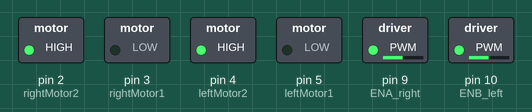
Simulated run of this sketch. Board: Arduino Uno, built with avr-gcc and run on an emulated ATmega328P. On the bench: switched loads named in the sketch (green lamp = pin HIGH).

Above: at 0.05 s.
At 3.95 s:
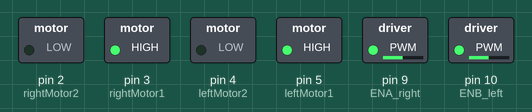
At 5.95 s:
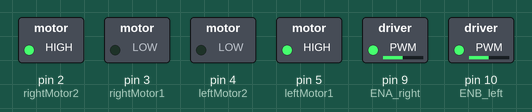
At 7.95 s:
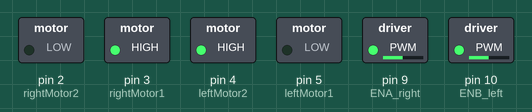
Timing chart, 0 to 9.2 s (numbered marks = the images above):
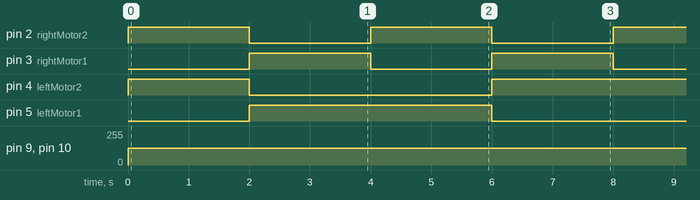

The sketch:

motor_control_Hbridge.ino
```cpp
/*
   ME 545 Lab 6
   Testing DC motor control with H-Bridge
*/

// Motor pins
const int leftMotor1 = 5; // OUT 1 pin, GND
const int leftMotor2 = 4; // OUT 2 pin, POWER

const int rightMotor1 = 3; // OUT 3 pin, POWER
const int rightMotor2 = 2; // OUT 4 pin, GND

const int ENB_left = 10; // PWN pin to control left motor speed
const int ENA_right = 9; // PWM pin to control right motor speed

// Motor variables
const int spd = 125;

void setup() {
  Serial.begin(9600);
  // set motor pin modes
  pinMode(leftMotor1, OUTPUT);
  pinMode(leftMotor2, OUTPUT);
  pinMode(rightMotor1, OUTPUT);
  pinMode(rightMotor2, OUTPUT);
}

void loop() {
  // move both motors forward
  digitalWrite(leftMotor1, LOW);
  digitalWrite(leftMotor2, HIGH);
  digitalWrite(rightMotor1, LOW);
  digitalWrite(rightMotor2, HIGH);
  analogWrite(ENB_left, spd);
  analogWrite(ENA_right, spd);

  delay(2000); // wait for a second

  // move both motors backward
  digitalWrite(leftMotor1, HIGH);
  digitalWrite(leftMotor2, LOW);
  digitalWrite(rightMotor1, HIGH);
  digitalWrite(rightMotor2, LOW);
  analogWrite(ENB_left, spd);
  analogWrite(ENA_right, spd);

  delay(2000);

  // turn left
  digitalWrite(leftMotor1, HIGH);
  digitalWrite(leftMotor2, LOW);
  digitalWrite(rightMotor1, LOW);
  digitalWrite(rightMotor2, HIGH);
  analogWrite(ENB_left, spd);
  analogWrite(ENA_right, spd);

  delay(2000);

  // turn right
  digitalWrite(leftMotor1, LOW);
  digitalWrite(leftMotor2, HIGH);
  digitalWrite(rightMotor1, HIGH);
  digitalWrite(rightMotor2, LOW);
  analogWrite(ENB_left, spd);
  analogWrite(ENA_right, spd);


  delay(2000);

}
```

Measured:
- by itself, pin 2 (rightMotor2), pin 3 (rightMotor1): alternates HIGH for 2.0 s and LOW for 2.0 s
- by itself, pin 4 (leftMotor2): repeats every 8.0 s: LOW 4.0 s, HIGH 4.0 s
- by itself, pin 5 (leftMotor1): alternates HIGH for 4.0 s and LOW for 4.0 s
- by itself, pin 9 (ENA_right), pin 10 (ENB_left): 0/255 → 125/255 at 0.00 s
